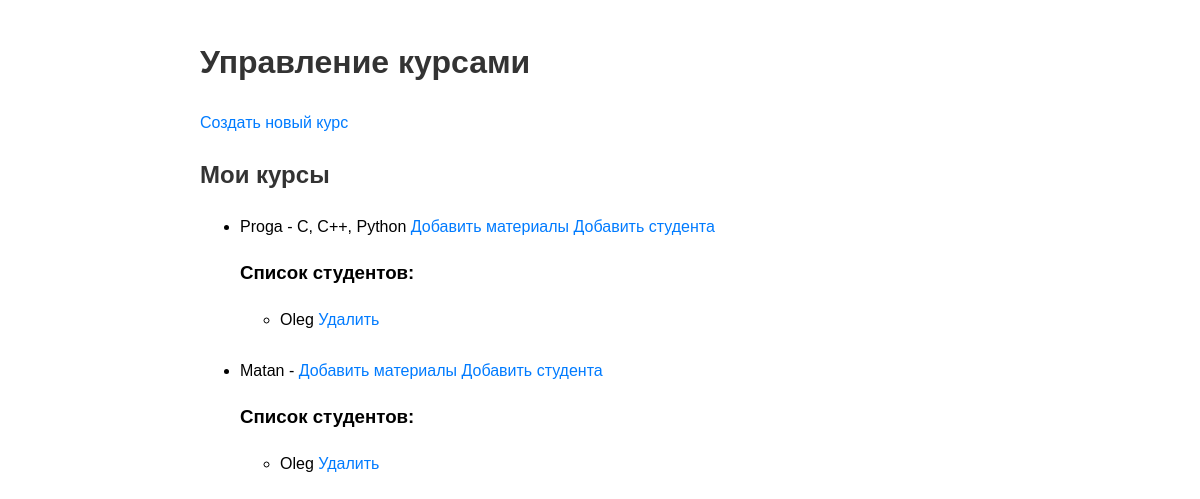
The page /manage_courses/ (signed in) on the database its author committed.
### main/models.py (models this page shows, shortened)
class Courses(models.Model):
    name = models.CharField(max_length=128, blank=False)
    description = models.TextField(null=True)
    students = models.ManyToManyField(Users)
    teacher = models.ForeignKey(Users, on_delete=models.SET_NULL, null=True, limit_choices_to={'role': Users.TEACHER}, related_name='teacher')

class Users(AbstractUser):
    STUDENT = 'S'
    TEACHER = 'T'
    ROLES = [
        (STUDENT, 'Student'),
        (TEACHER, 'Teacher'),
    ]
    role = models.CharField(choices=ROLES, max_length=1, default=STUDENT)

### main/views.py (the view)
# urls.py: path('manage_courses/', manage_courses_view, name='manage_courses'),
@login_required
def manage_courses_view(request):
    if request.user.role != 'T':
        return HttpResponseForbidden("Только преподаватели могут управлять курсами.")
    courses = Courses.objects.filter(teacher_id=request.user.id)
    return render(request, 'manage_courses.html', {'courses': courses})

### templates/manage_courses.html (shortened to what this page needs)
<!DOCTYPE html>
<html lang="ru">
<head>
    {% load static %}
    <link rel="stylesheet" href="{% static 'styles.css' %}">
</head>
<body>
    <h1>Управление курсами</h1>
    <a href="{% url 'create_course' %}">Создать новый курс</a>
    <h2>Мои курсы</h2>
    <ul>
    {% for course in courses %}
        <li>
            {{ course.name }} - {{ course.description }}
            <a href="{% url 'add_material' %}">Добавить материалы</a>
            <a href="{% url 'add_student' %}">Добавить студента</a>
            <h3>Список студентов:</h3>
            <ul>
                {% for student in course.students.all %}
                    <li>
                        {{ student.username }}
                        <a href="{% url 'remove_student' course.id student.id %}">Удалить</a>
                    </li>
                    <br>
                {% endfor %}
            </ul>
        </li>
    {% endfor %}
</ul>
</body>
</html>

### static/styles.css (style rules this page uses)
body { font-family: Arial, sans-serif; line-height: 1.6; margin: 0 auto; max-width: 800px; padding: 1em; }
h1, h2 { color: #333; }
a { color: #007BFF; text-decoration: none; }

### rows shown on the page
Courses: name "Proga", description "C, C++, Python"
Users: username "Oleg"
Courses: name "Matan"
